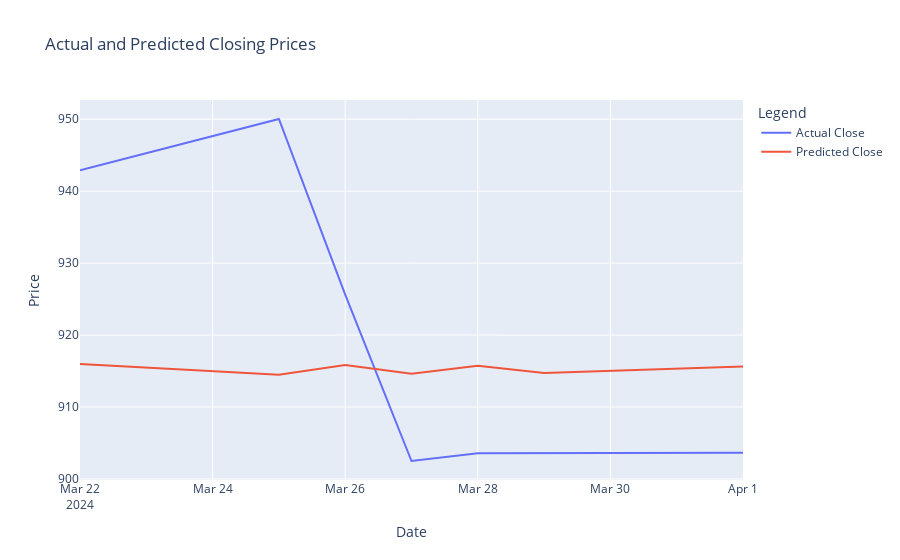

Here is the notebook cell this chart was saved with:
### Code cell
import plotly.graph_objs as go

# Create Plotly Scatter objects
trace_arima_actual = go.Scatter(
    x=df_real_arima.index,
    y=df_real_arima['Close'],
    mode='lines',
    name='Actual Close'
)

trace_arima_predicted = go.Scatter(
    x=df_arima_forecast.index,
    y=df_arima_forecast['Predicted_Close'],
    mode='lines',
    name='Predicted Close'
)

# Create and show the combined graph
fig = go.Figure(data=[trace_arima_actual, trace_arima_predicted])
#fig = go.Figure(data=[trace_arima_actual])
fig.update_layout(
    title='Actual and Predicted Closing Prices',
    xaxis_title='Date',
    yaxis_title='Price',
    legend_title='Legend'
)

fig.show()

### Figure 1 — Plotly figure (JSON) as saved in the notebook; plotly's stock layout.template omitted (floating-point values rounded to 4 significant figures)
{"data": [{"mode": "lines", "name": "Actual Close", "type": "scatter", "x": ["2024-03-22T00:00:00", "2024-03-25T00:00:00", "2024-03-26T00:00:00", "2024-03-27T00:00:00", "2024-03-28T00:00:00", "2024-04-01T00:00:00"], "y": [942.9, 950.0, 925.6, 902.5, 903.6, 903.6]}, {"mode": "lines", "name": "Predicted Close", "type": "scatter", "x": ["2024-03-22T00:00:00", "2024-03-25T00:00:00", "2024-03-26T00:00:00", "2024-03-27T00:00:00", "2024-03-28T00:00:00", "2024-03-29T00:00:00", "2024-04-01T00:00:00"], "y": [916.0, 914.5, 915.8, 914.6, 915.7, 914.7, 915.6]}], "layout": {"autosize": true, "legend": {"title": {"text": "Legend"}}, "title": {"text": "Actual and Predicted Closing Prices"}, "xaxis": {"autorange": true, "range": ["2024-03-22", "2024-04-01"], "title": {"text": "Date"}, "type": "date"}, "yaxis": {"autorange": true, "range": [899.9, 952.7], "title": {"text": "Price"}, "type": "linear"}}}
